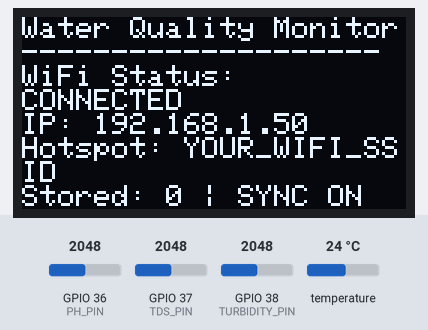
A sketch run on a simulated ESP32. Parts: 128×64 one-colour display. The inputs (shaded band) are chosen by the test bench; at power-on: temperature 24 °C, GPIO 36 (PH_PIN) = 2048, GPIO 37 (TDS_PIN) = 2048, GPIO 38 (TURBIDITY_PIN) = 2048. WiFi joins after 1.5 s; servers stay silent unless stated; what the sketch prints to the serial monitor is not drawn.

Above: at 4.9 s.
5.0 s: temperature set to 12 °C
At 6.8 s:
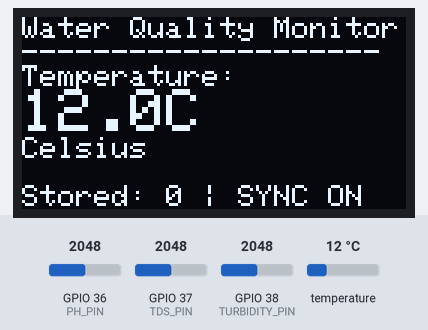
8.9 s: GPIO 36 (PH_PIN) set to 2866
At 11.2 s:
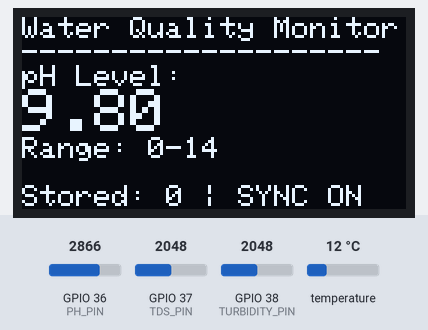
12.1 s: GPIO 37 (TDS_PIN) set to 2866
At 13.1 s:
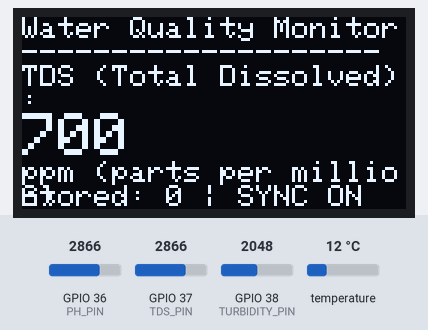
14.8 s: temperature set to 19 °C
At 17.3 s:
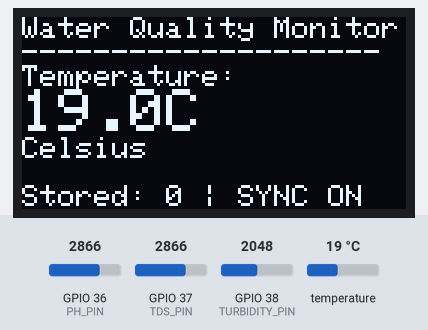
18.7 s: GPIO 38 (TURBIDITY_PIN) set to 2866
At 20.0 s:
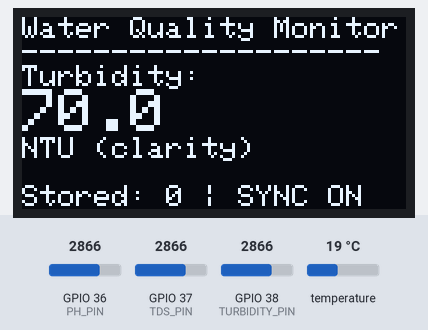
21.9 s: GPIO 37 (TDS_PIN) set to 3972
At 24.7 s:
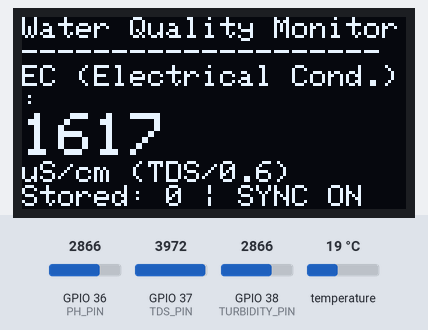
Timing chart, 0 to 26.2 s (numbered marks = the images above; inputs shaded):
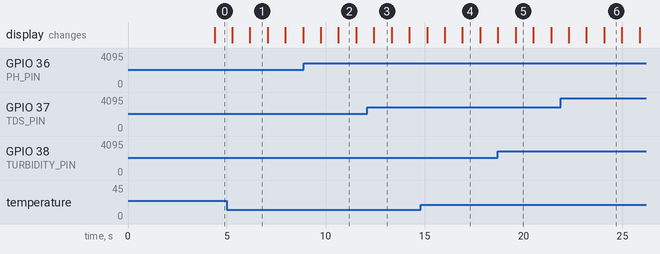

The sketch:

esp32_water_quality.ino
```cpp
#include <WiFi.h>
#include <HTTPClient.h>
#include <ArduinoJson.h>
#include <OneWire.h>
#include <DallasTemperature.h>
#include <Wire.h>
#include <Adafruit_GFX.h>
#include <Adafruit_SSD1306.h>

// WiFi credentials
const char* ssid = "YOUR_WIFI_SSID";
const char* password = "YOUR_WIFI_PASSWORD";

// Server configuration
const char* serverURL = "http://your-server-ip:5000/api/waterQuality/add";
const char* stationId = "YOUR_STATION_MONGODB_ID"; // Replace with your actual station ID

// Display configuration
#define SCREEN_WIDTH 128
#define SCREEN_HEIGHT 64
#define OLED_RESET -1
#define SCREEN_ADDRESS 0x3C
Adafruit_SSD1306 display(SCREEN_WIDTH, SCREEN_HEIGHT, &Wire, OLED_RESET);

// Sensor pins
#define PH_PIN A0
#define TDS_PIN A1
#define TURBIDITY_PIN A2
#define TEMP_SENSOR_PIN 2

// Temperature sensor setup
OneWire oneWire(TEMP_SENSOR_PIN);
DallasTemperature temperatureSensor(&oneWire);

// EC calculation constant
const float EC_FACTOR = 0.6; // EC = TDS / 0.6

// Timing variables
unsigned long lastReading = 0;
unsigned long lastDisplayUpdate = 0;
const unsigned long READING_INTERVAL = 300000; // 5 minutes (300,000 ms)
const unsigned long RETRY_INTERVAL = 60000;    // 1 minute retry on failure
const unsigned long DISPLAY_INTERVAL = 500;   // 0.5 seconds for parameter cycling

// Display variables
int currentDisplayParam = 0;
const int TOTAL_DISPLAY_PARAMS = 6; // WiFi status + 5 parameters

// Data storage for offline mode
struct WaterQualityData {
  float pH;
  float temperature;
  float ec;
  float tds;
  float turbidity;
  unsigned long timestamp;
};

const int MAX_STORED_READINGS = 50;
WaterQualityData storedReadings[MAX_STORED_READINGS];
int storedCount = 0;

// Current sensor readings (global for display)
WaterQualityData currentReading;

void setup() {
  Serial.begin(115200);

  // Initialize display
  if(!display.begin(SSD1306_SWITCHCAPVCC, SCREEN_ADDRESS)) {
    Serial.println(F("SSD1306 allocation failed"));
    for(;;);
  }

  display.clearDisplay();
  display.setTextSize(1);
  display.setTextColor(SSD1306_WHITE);
  display.setCursor(0, 0);
  display.println("Water Quality Monitor");
  display.println("Initializing...");
  display.display();
  delay(2000);

  // Initialize temperature sensor
  temperatureSensor.begin();

  // Connect to WiFi
  connectToWiFi();

  Serial.println("ESP32 Water Quality Monitor Started");
  Serial.println("Station ID: " + String(stationId));
}

void loop() {
  unsigned long currentTime = millis();

  // Update display every 0.5 seconds
  if (currentTime - lastDisplayUpdate >= DISPLAY_INTERVAL) {
    currentReading = collectSensorData();
    updateDisplay();
    lastDisplayUpdate = currentTime;
  }

  // Take readings and send to server at specified intervals
  if (currentTime - lastReading >= READING_INTERVAL) {
    WaterQualityData reading = collectSensorData();

    // Try to send data if connected to WiFi
    if (WiFi.status() == WL_CONNECTED) {
      if (sendDataToServer(reading)) {
        Serial.println("✅ Data sent successfully");

        // Send any stored offline data
        sendStoredData();
      } else {
        Serial.println("❌ Failed to send data - storing locally");
        storeDataLocally(reading);
      }
    } else {
      Serial.println("📡 No WiFi - storing data locally");
      storeDataLocally(reading);

      // Try to reconnect
      connectToWiFi();
    }

    lastReading = currentTime;
  }

  delay(100); // Small delay to prevent watchdog issues
}

void connectToWiFi() {
  if (WiFi.status() != WL_CONNECTED) {
    Serial.println("🔄 Connecting to WiFi...");
    WiFi.begin(ssid, password);

    int attempts = 0;
    while (WiFi.status() != WL_CONNECTED && attempts < 20) {
      delay(500);
      Serial.print(".");
      attempts++;
    }

    if (WiFi.status() == WL_CONNECTED) {
      Serial.println();
      Serial.println("✅ WiFi Connected!");
      Serial.print("IP Address: ");
      Serial.println(WiFi.localIP());
    } else {
      Serial.println();
      Serial.println("❌ WiFi Connection Failed");
    }
  }
}

WaterQualityData collectSensorData() {
  WaterQualityData data;

  Serial.println("📊 Collecting sensor data...");

  // Read temperature
  temperatureSensor.requestTemperatures();
  data.temperature = temperatureSensor.getTempCByIndex(0);

  // Read pH (calibration needed based on your sensor)
  int phRaw = analogRead(PH_PIN);
  data.pH = mapFloat(phRaw, 0, 4095, 0, 14); // Adjust based on your pH sensor

  // Read TDS (Total Dissolved Solids)
  int tdsRaw = analogRead(TDS_PIN);
  data.tds = mapFloat(tdsRaw, 0, 4095, 0, 1000); // Adjust based on your TDS sensor

  // Calculate EC from TDS using standard formula: EC = TDS / 0.6
  data.ec = data.tds / EC_FACTOR;

  // Read Turbidity
  int turbidityRaw = analogRead(TURBIDITY_PIN);
  data.turbidity = mapFloat(turbidityRaw, 0, 4095, 0, 100); // Adjust based on your turbidity sensor

  data.timestamp = millis();

  // Print readings
  Serial.println("📈 Sensor Readings:");
  Serial.println("  pH: " + String(data.pH, 2));
  Serial.println("  Temperature: " + String(data.temperature, 2) + "°C");
  Serial.println("  TDS: " + String(data.tds, 2) + " ppm");
  Serial.println("  EC: " + String(data.ec, 2) + " µS/cm");
  Serial.println("  Turbidity: " + String(data.turbidity, 2) + " NTU");

  return data;
}

bool sendDataToServer(WaterQualityData data) {
  if (WiFi.status() != WL_CONNECTED) {
    return false;
  }

  HTTPClient http;
  http.begin(serverURL);
  http.addHeader("Content-Type", "application/json");

  // Create JSON payload
  DynamicJsonDocument doc(1024);
  doc["stationId"] = stationId;
  doc["pH"] = data.pH;
  doc["temperature"] = data.temperature;
  doc["ec"] = data.ec;
  doc["tds"] = data.tds;
  doc["turbidity"] = data.turbidity;

  String jsonString;
  serializeJson(doc, jsonString);

  Serial.println("📤 Sending data: " + jsonString);

  int httpResponseCode = http.POST(jsonString);

  if (httpResponseCode > 0) {
    String response = http.getString();
    Serial.println("📥 Server response (" + String(httpResponseCode) + "): " + response);

    http.end();
    return (httpResponseCode == 200 || httpResponseCode == 201);
  } else {
    Serial.println("❌ HTTP Error: " + String(httpResponseCode));
    http.end();
    return false;
  }
}

void storeDataLocally(WaterQualityData data) {
  if (storedCount < MAX_STORED_READINGS) {
    storedReadings[storedCount] = data;
    storedCount++;
    Serial.println("💾 Data stored locally (" + String(storedCount) + "/" + String(MAX_STORED_READINGS) + ")");
  } else {
    Serial.println("⚠️ Local storage full! Overwriting oldest data.");
    // Shift array and add new data
    for (int i = 0; i < MAX_STORED_READINGS - 1; i++) {
      storedReadings[i] = storedReadings[i + 1];
    }
    storedReadings[MAX_STORED_READINGS - 1] = data;
  }
}

void sendStoredData() {
  if (storedCount == 0) return;

  Serial.println("📤 Sending " + String(storedCount) + " stored readings...");

  int successCount = 0;
  for (int i = 0; i < storedCount; i++) {
    if (sendDataToServer(storedReadings[i])) {
      successCount++;
      delay(1000); // Small delay between requests
    } else {
      break; // Stop if we encounter an error
    }
  }

  if (successCount > 0) {
    // Remove sent data from storage
    for (int i = successCount; i < storedCount; i++) {
      storedReadings[i - successCount] = storedReadings[i];
    }
    storedCount -= successCount;
    Serial.println("✅ Sent " + String(successCount) + " stored readings");
  }
}

void updateDisplay() {
  display.clearDisplay();
  display.setTextSize(1);
  display.setTextColor(SSD1306_WHITE);
  display.setCursor(0, 0);

  // Display title
  display.println("Water Quality Monitor");
  display.println("--------------------");

  // Cycle through different parameters every 0.5 seconds
  switch(currentDisplayParam) {
    case 0: // WiFi Status
      display.println("WiFi Status:");
      if (WiFi.status() == WL_CONNECTED) {
        display.println("CONNECTED");
        display.println("IP: " + WiFi.localIP().toString());
        display.println("Hotspot: " + String(ssid));
      } else {
        display.println("DISCONNECTED");
        display.println("Trying to connect...");
      }
      break;

    case 1: // pH
      display.println("pH Level:");
      display.setTextSize(2);
      display.println(String(currentReading.pH, 2));
      display.setTextSize(1);
      display.println("Range: 0-14");
      break;

    case 2: // Temperature
      display.println("Temperature:");
      display.setTextSize(2);
      display.println(String(currentReading.temperature, 1) + "C");
      display.setTextSize(1);
      display.println("Celsius");
      break;

    case 3: // TDS
      display.println("TDS (Total Dissolved):");
      display.setTextSize(2);
      display.println(String(currentReading.tds, 0));
      display.setTextSize(1);
      display.println("ppm (parts per million)");
      break;

    case 4: // EC (calculated from TDS)
      display.println("EC (Electrical Cond.):");
      display.setTextSize(2);
      display.println(String(currentReading.ec, 0));
      display.setTextSize(1);
      display.println("uS/cm (TDS/0.6)");
      break;

    case 5: // Turbidity
      display.println("Turbidity:");
      display.setTextSize(2);
      display.println(String(currentReading.turbidity, 1));
      display.setTextSize(1);
      display.println("NTU (clarity)");
      break;
  }

  // Show data transmission status
  display.setCursor(0, 56);
  display.print("Stored: " + String(storedCount));
  if (WiFi.status() == WL_CONNECTED) {
    display.print(" | SYNC ON");
  } else {
    display.print(" | OFFLINE");
  }

  display.display();

  // Move to next parameter
  currentDisplayParam = (currentDisplayParam + 1) % TOTAL_DISPLAY_PARAMS;
}

float mapFloat(int value, int fromLow, int fromHigh, float toLow, float toHigh) {
  return (value - fromLow) * (toHigh - toLow) / (fromHigh - fromLow) + toLow;
}

// Function to handle deep sleep (optional for battery-powered setups)
void enterDeepSleep(int seconds) {
  Serial.println("💤 Entering deep sleep for " + String(seconds) + " seconds");
  esp_sleep_enable_timer_wakeup(seconds * 1000000);
  esp_deep_sleep_start();
}
```

Measured:
- what the display in image 1 shows lasts 0.9 s, from 6.2 s to 7.1 s
